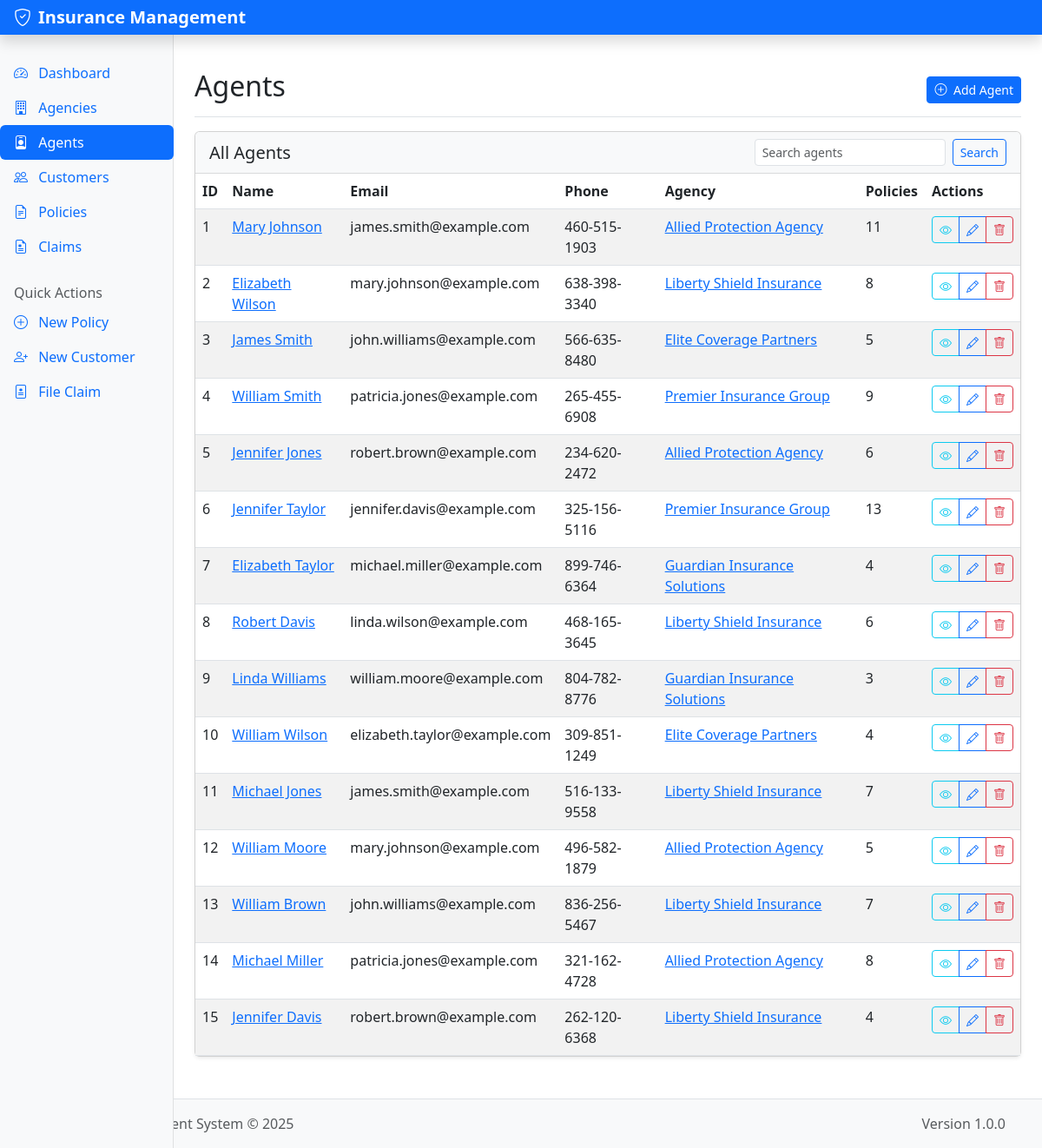
/agents/, run on the app's committed database.
### models/agent.py (models this page shows, shortened)
class Agent(db.Model):
    __tablename__ = 'agent'
    agent_id = db.Column(db.Integer, primary_key=True)
    agency_id = db.Column(db.Integer, db.ForeignKey('agency.agency_id'), nullable=False)
    first_name = db.Column(db.String(100), nullable=False)
    last_name = db.Column(db.String(100), nullable=False)
    email = db.Column(db.String(150))
    phone = db.Column(db.String(20))
    policies = db.relationship('Policy', backref='agent', lazy=True, cascade='all, delete-orphan')
    def full_name(self):
        return f"{self.first_name} {self.last_name}"

### models/agency.py (models this page shows, shortened)
class Agency(db.Model):
    __tablename__ = 'agency'
    agency_id = db.Column(db.Integer, primary_key=True)
    name = db.Column(db.String(100), nullable=False)
    address = db.Column(db.String(200))
    city = db.Column(db.String(100))
    state = db.Column(db.String(100))
    zip_code = db.Column(db.String(20))
    phone = db.Column(db.String(20))
    website = db.Column(db.String(200))
    agents = db.relationship('Agent', backref='agency', lazy=True, cascade='all, delete-orphan')

### routes/agent_routes.py (the view)
@agent_bp.route('/', methods=['GET'])
def index():
    search_term = request.args.get('search', '')
    if search_term:
        agents = Agent.query.filter(
            or_(
                Agent.first_name.ilike(f'%{search_term}%'),
                Agent.last_name.ilike(f'%{search_term}%'),
                Agent.email.ilike(f'%{search_term}%'),
                Agent.phone.ilike(f'%{search_term}%')
            )
        ).all()
    else:
        agents = Agent.query.all()
    return render_template('agent/index.html', agents=agents, search_term=search_term)

### app.py (called while the page is built)
@app.context_processor
def inject_now():
    return {'now': datetime.utcnow()}

### templates/agent/index.html (shortened to what this page needs)
{% extends 'layout/base.html' %}
{% block content %}
<div class="d-flex justify-content-between flex-wrap flex-md-nowrap align-items-center pt-3 pb-2 mb-3 border-bottom">
    <h1 class="h2">Agents</h1>
    <div>
        <a href="{{ url_for('agent.create_form') }}" class="btn btn-sm btn-primary">
            <i class="bi bi-plus-circle me-1"></i> Add Agent
        </a>
    </div>
</div>
<div class="card">
    <div class="card-header">
        <div class="row align-items-center">
            <div class="col">
                <h5 class="mb-0">All Agents</h5>
            </div>
            <div class="col-auto">
                <form class="d-flex" method="GET" action="{{ url_for('agent.index') }}">
                    <input class="form-control form-control-sm me-2" type="search"
                           placeholder="Search agents" aria-label="Search"
                           name="search" value="{{ search_term }}">
                    <button class="btn btn-sm btn-outline-primary" type="submit">Search</button>
                </form>
            </div>
        </div>
    </div>
    <div class="card-body p-0">
        <div class="table-responsive">
            <table class="table table-hover table-striped mb-0">
                <thead>
                    <tr>
                        <th>ID</th>
                        <th>Name</th>
                        <th>Email</th>
                        <th>Phone</th>
                        <th>Agency</th>
                        <th>Policies</th>
                        <th>Actions</th>
                    </tr>
                </thead>
                <tbody>
                    {% if agents %}
                        {% for agent in agents %}
                            <tr>
                                <td>{{ agent.agent_id }}</td>
                                <td>
                                    <a href="{{ url_for('agent.view', agent_id=agent.agent_id) }}">
                                        {{ agent.full_name() }}
                                    </a>
                                </td>
                                <td>{{ agent.email or '-' }}</td>
                                <td>{{ agent.phone or '-' }}</td>
                                <td>
                                    <a href="{{ url_for('agency.view', agency_id=agent.agency_id) }}">
                                        {{ agent.agency.name }}
                                    </a>
                                </td>
                                <td>{{ agent.policies|length }}</td>
                                <td>
                                    <div class="btn-group" role="group">
                                        <a href="{{ url_for('agent.view', agent_id=agent.agent_id) }}"
                                           class="btn btn-sm btn-outline-info"
                                           data-bs-toggle="tooltip"
                                           title="View Agent">
                                            <i class="bi bi-eye"></i>
                                        </a>
                                        <a href="{{ url_for('agent.edit_form', agent_id=agent.agent_id) }}"
                                           class="btn btn-sm btn-outline-primary"
                                           data-bs-toggle="tooltip"
                                           title="Edit Agent">
                                            <i class="bi bi-pencil"></i>
                                        </a>
                                        <button type="button"
                                                class="btn btn-sm btn-outline-danger btn-delete"
                                                data-bs-toggle="modal"
                                                data-bs-target="#deleteModal{{ agent.agent_id }}"
                                                data-bs-toggle="tooltip"
                                                title="Delete Agent">
                                            <i class="bi bi-trash"></i>
                                        </button>
                                    </div>
                                </td>
                            </tr>
                        {% endfor %}
                    {% else %}
                        <tr>
                            <td colspan="7" class="text-center py-3">No agents found</td>
                        </tr>
                    {% endif %}
                </tbody>
            </table>
        </div>
    </div>
</div>
{% endblock %}

### static/css/style.css (style rules this page uses)
body { min-height: 100vh; display: flex; flex-direction: column; }
:root { --primary-color: #0d6efd; --secondary-color: #6c757d; --success-color: #198754; --info-color: #0dcaf0; --warning-color: #ffc107; --danger-color: #dc3545; --light-color: #f8f9fa; --dark-color: #212529; }
.card { margin-bottom: 1.5rem; box-shadow: 0 0.125rem 0.25rem rgba(0, 0, 0, 0.075); }
.card-header { background-color: var(--light-color); border-bottom: 1px solid rgba(0, 0, 0, 0.125); }

### data on the page
Agent: agent_id "1", full_name "Mary Johnson", email "james.smith@example.com", phone "460-515-1903", agency.name "Allied Protection Agency", policies|length "11"
Agent: agent_id "2", full_name "Elizabeth Wilson", email "mary.johnson@example.com", phone "638-398-3340", agency.name "Liberty Shield Insurance", policies|length "8"
Agent: agent_id "3", full_name "James Smith", email "john.williams@example.com", phone "566-635-8480", agency.name "Elite Coverage Partners", policies|length "5"
Agent: agent_id "4", full_name "William Smith", email "patricia.jones@example.com", phone "265-455-6908", agency.name "Premier Insurance Group", policies|length "9"
Agent: agent_id "5", full_name "Jennifer Jones", email "robert.brown@example.com", phone "234-620-2472", agency.name "Allied Protection Agency", policies|length "6"
Agent: agent_id "6", full_name "Jennifer Taylor", email "jennifer.davis@example.com", phone "325-156-5116", agency.name "Premier Insurance Group", policies|length "13"
Agent: agent_id "7", full_name "Elizabeth Taylor", email "michael.miller@example.com", phone "899-746-6364", agency.name "Guardian Insurance Solutions", policies|length "4"
Agent: agent_id "8", full_name "Robert Davis", email "linda.wilson@example.com", phone "468-165-3645", agency.name "Liberty Shield Insurance", policies|length "6"
Agent: agent_id "9", full_name "Linda Williams", email "william.moore@example.com", phone "804-782-8776", agency.name "Guardian Insurance Solutions", policies|length "3"
Agent: agent_id "10", full_name "William Wilson", email "elizabeth.taylor@example.com", phone "309-851-1249", agency.name "Elite Coverage Partners", policies|length "4"
Agent: agent_id "11", full_name "Michael Jones", email "james.smith@example.com", phone "516-133-9558", agency.name "Liberty Shield Insurance", policies|length "7"
Agent: agent_id "12", full_name "William Moore", email "mary.johnson@example.com", phone "496-582-1879", agency.name "Allied Protection Agency", policies|length "5"
Agent: agent_id "13", full_name "William Brown", email "john.williams@example.com", phone "836-256-5467", agency.name "Liberty Shield Insurance", policies|length "7"
Agent: agent_id "14", full_name "Michael Miller", email "patricia.jones@example.com", phone "321-162-4728", agency.name "Allied Protection Agency", policies|length "8"
Agent: agent_id "15", full_name "Jennifer Davis", email "robert.brown@example.com", phone "262-120-6368", agency.name "Liberty Shield Insurance", policies|length "4"
